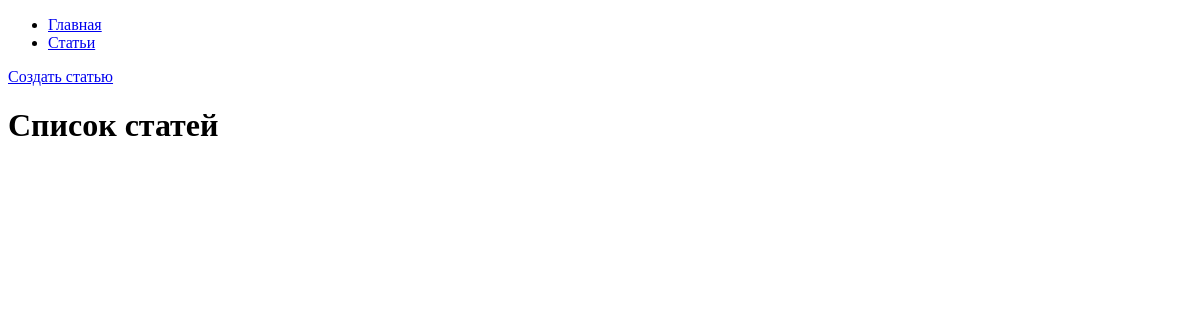
/articles/, run on an earlier commit of the app's database.
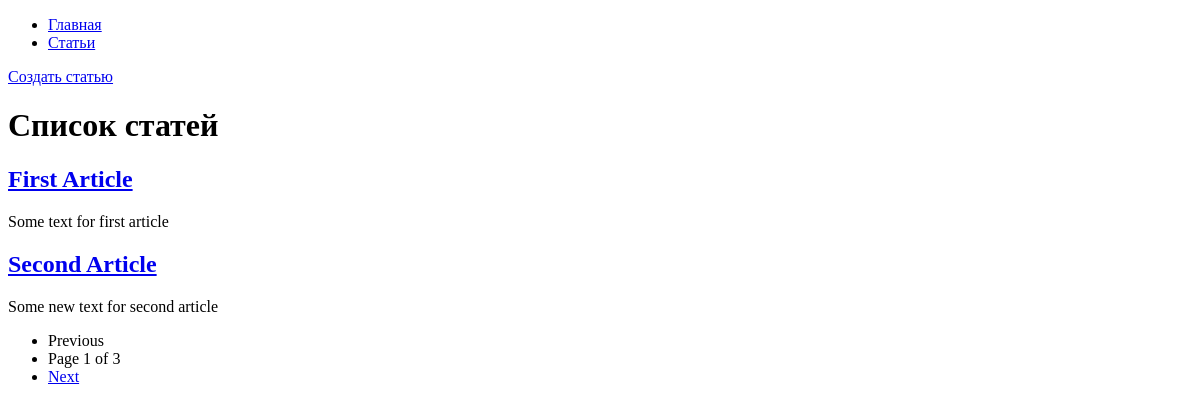
And on a later commit of the database.
### hexlet_django_blog/articles/models.py (models this page shows, shortened)
class Article(models.Model):
    name = models.CharField(max_length=200)
    body = models.TextField()
    created_at = models.DateTimeField(auto_now_add=True)
    updated_at = models.DateTimeField(auto_now=True)

### hexlet_django_blog/articles/views.py (the view)
# urls.py: path("", IndexView.as_view(), name="articles_index"),
class IndexView(ListView):
    model = Article
    template_name = "articles/index.html"
    context_object_name = "articles"
    paginate_by = 2

### hexlet_django_blog/templates/articles/index.html
{% extends "base.html" %}
{% block content %}
    <a href="{% url "articles:articles_create" %}">Создать статью</a>
    <h1>Список статей</h1>
    {% for article in articles %}
        <h2><a href="{% url "articles:article_detail" article.id %}">{{ article.name }}</a></h2>
        <div>{{ article.body|slice:":200" }}</div>
    {% endfor %}
{% if page_obj.has_previous or page_obj.has_next %}
    <nav>
        <ul class="pagination">
            {% if page_obj.has_previous %}
                <li><a href="?page={{ page_obj.previous_page_number }}">Previous</a></li>
            {% else %}
                <li class="disabled"><span>Previous</span></li>
            {% endif %}
            <li><span>Page {{ page_obj.number }} of {{ paginator.num_pages }}</span></li>
            {% if page_obj.has_next %}
                <li><a href="?page={{ page_obj.next_page_number }}">Next</a></li>
            {% else %}
                <li class="disabled"><span>Next</span></li>
            {% endif %}
        </ul>
    </nav>
{% endif %}
{% endblock %}

### hexlet_django_blog/templates/base.html (shortened to what this page needs)
<!DOCTYPE html>
<html lang="en">
  <head>
  </head>
  <body>
    <div id="sidebar">
      {% block sidebar %}
      <ul>
        <li><a href="/">Главная</a></li>
        <li><a href="{% url "articles:articles_index" %}">Статьи</a></li>
      </ul>
      {% endblock %}
    </div>
    <div id="content">{% block content %}{% endblock %}</div>
  </body>
</html>

What changed in the data, as far as the page shows it:
added Article: name "First Article", body "Some text for first article"
added Article: name "Second Article", body "Some new text for second article"
Also different on the page:
{{ page_obj.number }}: (not shown) → "1"
{{ paginator.num_pages }}: (not shown) → "3"
text now shown: "Previous Page of Next"
